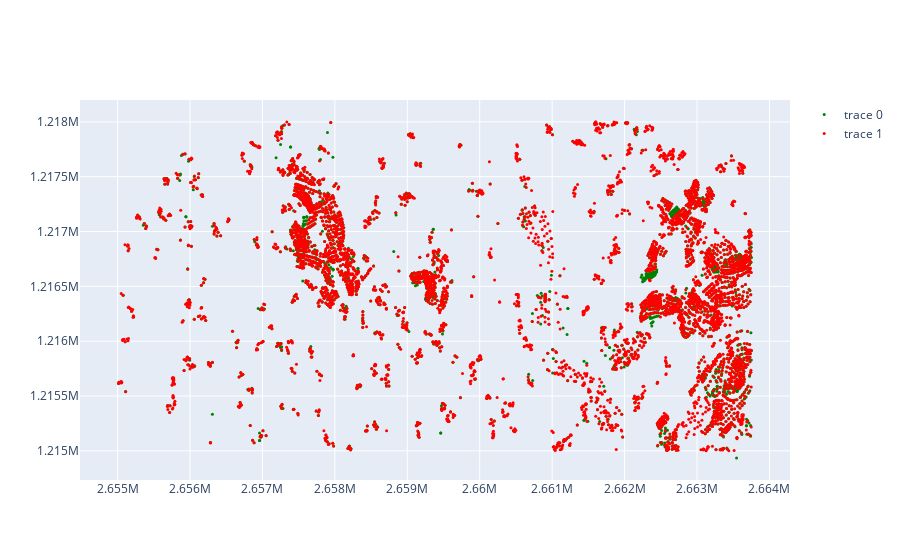

The notebook cell this image was saved under:
### Code cell
import plotly.express as px
import plotly.graph_objects as go
gbr = go.Scatter(x=xs_gbr, y=ys_gbr, mode='markers', marker=dict(size=3, color='green'))
dxf = go.Scatter(x=xs_dxf, y=ys_dxf, mode='markers', marker=dict(size=3, color='red'))

fig = go.Figure(data=[gbr, dxf])
fig.write_html("map.html")
fig.show()

### Figure 1 — Plotly figure (JSON) as saved in the notebook; plotly's stock layout.template omitted (floating-point values rounded to 4 significant figures; data arrays with more than 128 entries replaced by an {"elided": "..."} marker saying what was removed)
{"data": [{"marker": {"color": "green", "size": 3}, "mode": "markers", "x": {"elided": "3444 float values"}, "y": {"elided": "3444 float values"}, "type": "scatter"}, {"marker": {"color": "red", "size": 3}, "mode": "markers", "x": {"elided": "5167 float values"}, "y": {"elided": "5167 float values"}, "type": "scatter"}], "layout": {}}
